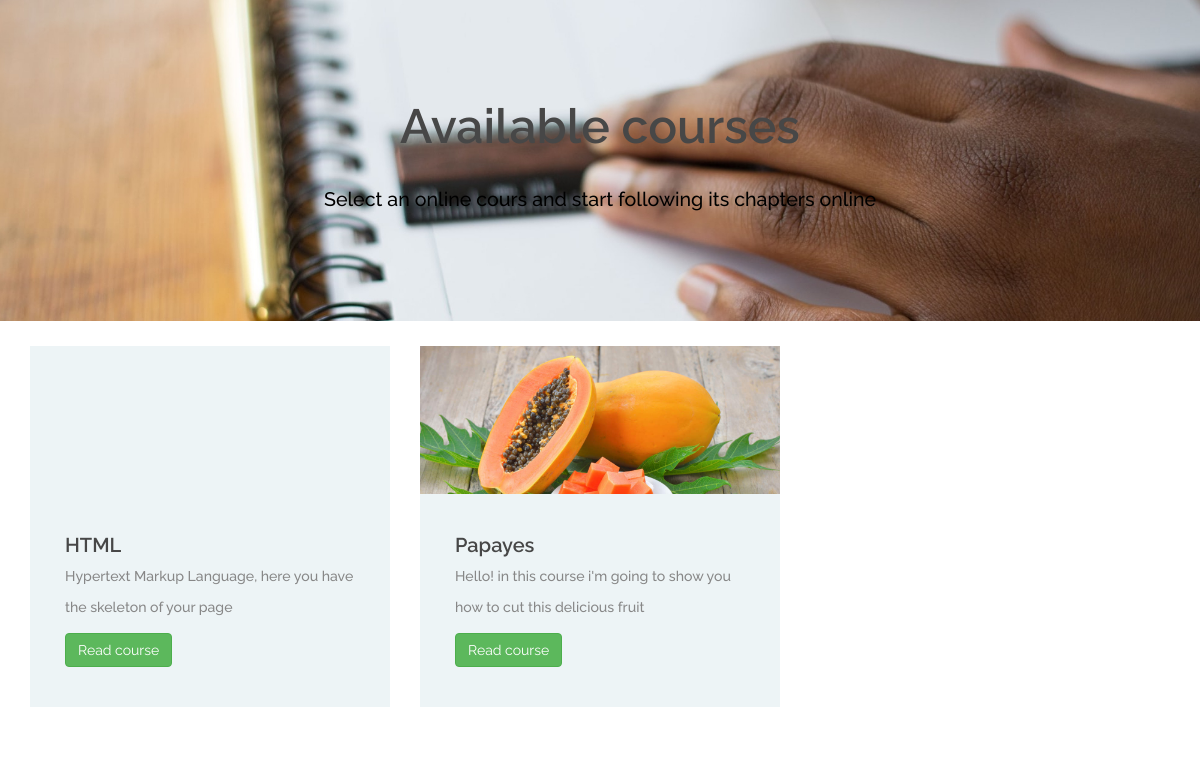
The app's page /online_courses/ with its own data.
### tables this page shows
CREATE TABLE `courses` (
  `id` int(11) NOT NULL,
  `id_prof` int(11) NOT NULL,
  `name` varchar(100) NOT NULL,
  `description` varchar(100) NOT NULL,
  `image` varchar(100) NOT NULL
);

### online_courses/index.php (the view, shortened to what this page needs)
<!DOCTYPE html>
<html lang="en">
<head>
	<link rel='stylesheet' href='css/bootstrap.min.css'/>
	<link rel='stylesheet' href='css/font-awesome.min.css'/>
	<link rel='stylesheet' href='css/owl.carousel.css'/>
	<link rel='stylesheet' href='css/style.css'/>
	<link rel="stylesheet" href="css/courseStatus.css">
</head>
<body>
	<div class="container-fluid">
		<div class="row">
			<div class="head_side">
				<h2>Available courses</h2>
				<p>Select an online cours and start following its chapters online</p>
			</div>
		</div>
	</div>
	<section class="categories-section spad">
		<div class="container">
			<div class="row">
				<?php
				$db = Database::connect();
				$statement = $db->query('SELECT courses.id, courses.id_prof,  courses.name, courses.description, courses.image FROM courses');
				while($item = $statement->fetch()){
					?>
					<div class='col-lg-4 col-md-6'>
						<div class='categorie-item'>
							<div class="ci-thumb set-bg" data-setbg="img/courses/<?= $item['image'] ?>"></div>
							<div class='ci-text'>
								<h5><?= $item['name'] ?></h5>
								<p><?= $item['description'] ?></p>
								<a class="btn btn-success" href="follow_course/index.php?course_id=<?= $item['id'] ?>"><i class=""></i> Read course</a>
							</div>
						</div>
					</div>
					<?php
				}
				?>
			</div>
		</section>
	</body>
	</html>

### online_courses/css/style.css (style rules this page uses)
html, body { height: 100%; font-family: 'Raleway', sans-serif; -webkit-font-smoothing: antialiased; font-smoothing: antialiased; }
h1, h2, h3, h4, h5, h6 { margin: 0; font-weight: 600; color: #474747; }
h2 { font-size: 36px; }
h5 { font-size: 20px; }
p { font-size: 14.1px; color: #878787; line-height: 2.2; font-weight: 500; }
::placeholder { font-style: italic; }
.head_side { background: url("../img/courses_bg.jpg"); background-size: cover; text-align: center; margin-bottom: 25px; width: 100%; padding: 100px; }
.head_side h2 { font-size: 48px; font-weight: 600; margin-bottom: 25px; }
.head_side p { margin-bottom: 0; font-weight: 500; font-size: 140%; color: black; }
.set-bg { background-repeat: no-repeat; background-size: cover; background-position: top center; }
.categories-section .container { margin-bottom: -34px; }
.categorie-item { margin-bottom: 34px; background: #edf4f6; -webkit-transition: all 0.4s; -o-transition: all 0.4s; transition: all 0.4s; }
.categorie-item .ci-thumb { background-size: cover; height: 148px; -webkit-transition: all 0.2s; -o-transition: all 0.2s; transition: all 0.2s; }
.categorie-item .ci-text { padding: 40px 35px; }
.categorie-item .ci-text h5 { margin-bottom: 5px; }
@media (min-width: 1200px) { .container { max-width: 1180px; } }

### records on screen
courses: name "HTML", description "Hypertext Markup Language, here you have the skeleton of your page"
courses: shows a picture, name "Papayes", description "Hello! in this course i'm going to show you how to cut this delicious fruit"
